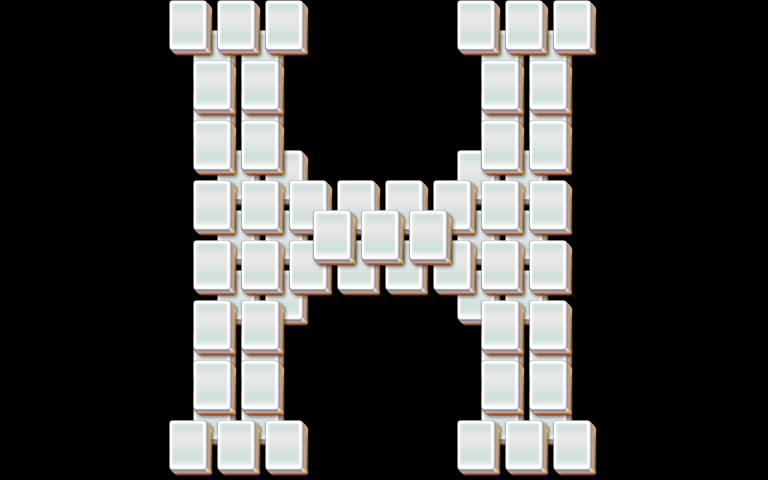

A 2D game scene composited from a Tiled map and its tileset images. What follows is a short description and the map's XML, with each tile layer's data collapsed to a summary:
An orthogonal 32x16 tile map with 24x30 px tiles, 3 tile layers (layer1, layer2, layer3).

<map version="1.0" orientation="orthogonal" width="32" height="16" tilewidth="24" tileheight="30">
 <properties>
  <property name="species" value="25" />
 </properties>
 <tileset firstgid="1" name="mahjong" tilewidth="48" tileheight="60">
  <image source="mahjong.png" />
 </tileset>
 <layer name="layer1" width="32" height="16">
  <data>[512 cells, 31 non-empty, 1 distinct tile ids]</data>
 </layer>
 <layer name="layer2" width="32" height="16">
  <data>[512 cells, 44 non-empty, 1 distinct tile ids]</data>
 </layer>
 <layer name="layer3" width="32" height="16">
  <data>[512 cells, 3 non-empty, 1 distinct tile ids]</data>
 </layer>
</map>
